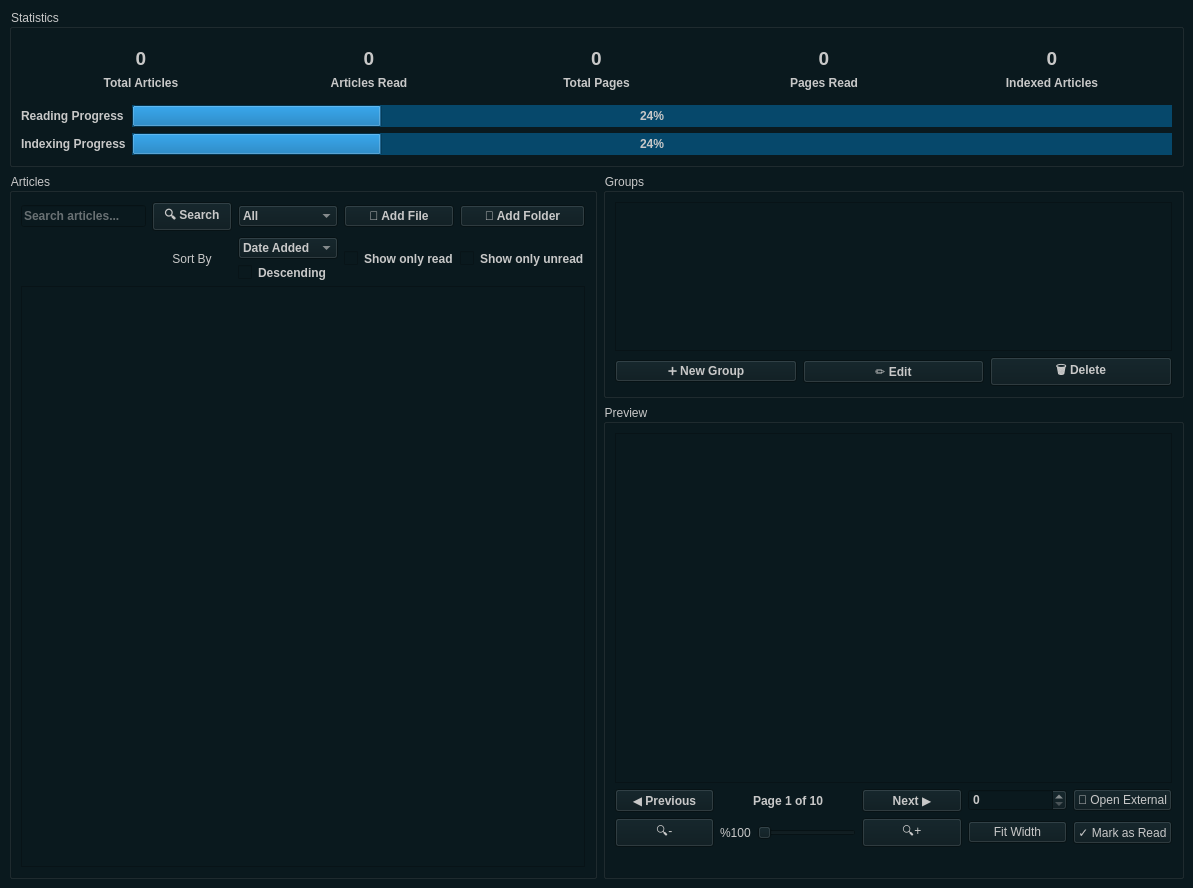
<?xml version="1.0" encoding="UTF-8"?>
<ui version="4.0">
 <class>MainWindow</class>
 <widget class="QMainWindow" name="MainWindow">
  <property name="geometry">
   <rect>
    <x>0</x>
    <y>0</y>
    <width>1193</width>
    <height>888</height>
   </rect>
  </property>
  <property name="windowTitle">
   <string>Readticle</string>
  </property>
  <property name="styleSheet">
   <string notr="true">background-color: rgb(10, 25, 30);
color:rgb(200,200,200);
border-color:rgb(200,200,200);</string>
  </property>
  <widget class="QWidget" name="centralwidget">
   <layout class="QGridLayout" name="gridLayout">
    <item row="0" column="0" colspan="2">
     <widget class="QGroupBox" name="statisticsgroupBox">
      <property name="title">
       <string>Statistics</string>
      </property>
      <layout class="QGridLayout" name="gridLayout_2">
       <item row="2" column="1">
        <widget class="QProgressBar" name="indexingprogressBar">
         <property name="font">
          <font>
           <weight>75</weight>
           <bold>true</bold>
          </font>
         </property>
         <property name="styleSheet">
          <string notr="true">background-color: rgb(6, 72, 107);</string>
         </property>
         <property name="value">
          <number>24</number>
         </property>
         <property name="alignment">
          <set>Qt::AlignCenter</set>
         </property>
        </widget>
       </item>
       <item row="1" column="1">
        <widget class="QProgressBar" name="readingprogressBar">
         <property name="font">
          <font>
           <weight>75</weight>
           <bold>true</bold>
          </font>
         </property>
         <property name="autoFillBackground">
          <bool>false</bool>
         </property>
         <property name="styleSheet">
          <string notr="true">background-color: rgb(6, 72, 107);</string>
         </property>
         <property name="value">
          <number>24</number>
         </property>
         <property name="alignment">
          <set>Qt::AlignCenter</set>
         </property>
         <property name="textVisible">
          <bool>true</bool>
         </property>
         <property name="invertedAppearance">
          <bool>false</bool>
         </property>
         <property name="textDirection">
          <enum>QProgressBar::TopToBottom</enum>
         </property>
        </widget>
       </item>
       <item row="1" column="0">
        <widget class="QLabel" name="label_5">
         <property name="font">
          <font>
           <weight>75</weight>
           <bold>true</bold>
          </font>
         </property>
         <property name="text">
          <string>Reading Progress</string>
         </property>
        </widget>
       </item>
       <item row="2" column="0">
        <widget class="QLabel" name="label_6">
         <property name="font">
          <font>
           <weight>75</weight>
           <bold>true</bold>
          </font>
         </property>
         <property name="text">
          <string>Indexing Progress</string>
         </property>
        </widget>
       </item>
       <item row="0" column="0" colspan="2">
        <widget class="QWidget" name="widget" native="true">
         <layout class="QGridLayout" name="gridLayout_3">
          <item row="0" column="0">
           <widget class="QLabel" name="totalArticleslabel">
            <property name="font">
             <font>
              <pointsize>14</pointsize>
              <weight>75</weight>
              <bold>true</bold>
             </font>
            </property>
            <property name="text">
             <string>0</string>
            </property>
            <property name="alignment">
             <set>Qt::AlignCenter</set>
            </property>
           </widget>
          </item>
          <item row="1" column="0">
           <widget class="QLabel" name="label">
            <property name="font">
             <font>
              <weight>75</weight>
              <bold>true</bold>
             </font>
            </property>
            <property name="text">
             <string>Total Articles</string>
            </property>
            <property name="alignment">
             <set>Qt::AlignCenter</set>
            </property>
           </widget>
          </item>
          <item row="1" column="4">
           <widget class="QLabel" name="label_4">
            <property name="font">
             <font>
              <weight>75</weight>
              <bold>true</bold>
             </font>
            </property>
            <property name="text">
             <string>Indexed Articles</string>
            </property>
            <property name="alignment">
             <set>Qt::AlignCenter</set>
            </property>
           </widget>
          </item>
          <item row="0" column="1">
           <widget class="QLabel" name="articlesReadlabel">
            <property name="font">
             <font>
              <pointsize>14</pointsize>
              <weight>75</weight>
              <bold>true</bold>
             </font>
            </property>
            <property name="text">
             <string>0</string>
            </property>
            <property name="alignment">
             <set>Qt::AlignCenter</set>
            </property>
           </widget>
          </item>
          <item row="0" column="2">
           <widget class="QLabel" name="totalPageslabel">
            <property name="font">
             <font>
              <pointsize>14</pointsize>
              <weight>75</weight>
              <bold>true</bold>
             </font>
            </property>
            <property name="text">
             <string>0</string>
            </property>
            <property name="alignment">
             <set>Qt::AlignCenter</set>
            </property>
           </widget>
          </item>
          <item row="1" column="2">
           <widget class="QLabel" name="label_3">
            <property name="font">
             <font>
              <weight>75</weight>
              <bold>true</bold>
             </font>
            </property>
            <property name="text">
             <string>Total Pages</string>
            </property>
            <property name="alignment">
             <set>Qt::AlignCenter</set>
            </property>
           </widget>
          </item>
          <item row="0" column="4">
           <widget class="QLabel" name="indexedArticleslabel">
            <property name="font">
             <font>
              <pointsize>14</pointsize>
              <weight>75</weight>
              <bold>true</bold>
             </font>
            </property>
            <property name="text">
             <string>0</string>
            </property>
            <property name="alignment">
             <set>Qt::AlignCenter</set>
            </property>
           </widget>
          </item>
          <item row="1" column="1">
           <widget class="QLabel" name="label_2">
            <property name="font">
             <font>
              <weight>75</weight>
              <bold>true</bold>
             </font>
            </property>
            <property name="text">
             <string>Articles Read</string>
            </property>
            <property name="alignment">
             <set>Qt::AlignCenter</set>
            </property>
           </widget>
          </item>
          <item row="1" column="3">
           <widget class="QLabel" name="label_7">
            <property name="font">
             <font>
              <weight>75</weight>
              <bold>true</bold>
             </font>
            </property>
            <property name="text">
             <string>Pages Read</string>
            </property>
            <property name="alignment">
             <set>Qt::AlignCenter</set>
            </property>
           </widget>
          </item>
          <item row="0" column="3">
           <widget class="QLabel" name="pagesReadlabel">
            <property name="font">
             <font>
              <pointsize>14</pointsize>
              <weight>75</weight>
              <bold>true</bold>
             </font>
            </property>
            <property name="text">
             <string>0</string>
            </property>
            <property name="alignment">
             <set>Qt::AlignCenter</set>
            </property>
           </widget>
          </item>
         </layout>
        </widget>
       </item>
      </layout>
     </widget>
    </item>
    <item row="3" column="1">
     <widget class="QGroupBox" name="previewgroupBox">
      <property name="title">
       <string>Preview</string>
      </property>
      <layout class="QGridLayout" name="gridLayout_7">
       <item row="5" column="3">
        <spacer name="horizontalSpacer_3">
         <property name="orientation">
          <enum>Qt::Horizontal</enum>
         </property>
         <property name="sizeHint" stdset="0">
          <size>
           <width>40</width>
           <height>20</height>
          </size>
         </property>
        </spacer>
       </item>
       <item row="2" column="4">
        <widget class="QSpinBox" name="pagespinBox">
         <property name="font">
          <font>
           <weight>75</weight>
           <bold>true</bold>
          </font>
         </property>
        </widget>
       </item>
       <item row="3" column="0">
        <widget class="QPushButton" name="zoomOutpushButton">
         <property name="cursor">
          <cursorShape>PointingHandCursor</cursorShape>
         </property>
         <property name="text">
          <string>🔍-</string>
         </property>
        </widget>
       </item>
       <item row="3" column="1">
        <widget class="QLabel" name="zoomlabel">
         <property name="text">
          <string>%100</string>
         </property>
        </widget>
       </item>
       <item row="5" column="5">
        <spacer name="horizontalSpacer_4">
         <property name="orientation">
          <enum>Qt::Horizontal</enum>
         </property>
         <property name="sizeHint" stdset="0">
          <size>
           <width>40</width>
           <height>20</height>
          </size>
         </property>
        </spacer>
       </item>
       <item row="2" column="0">
        <widget class="QPushButton" name="previouspushButton">
         <property name="font">
          <font>
           <weight>75</weight>
           <bold>true</bold>
          </font>
         </property>
         <property name="cursor">
          <cursorShape>PointingHandCursor</cursorShape>
         </property>
         <property name="text">
          <string>◀ Previous</string>
         </property>
        </widget>
       </item>
       <item row="5" column="0">
        <spacer name="horizontalSpacer_2">
         <property name="orientation">
          <enum>Qt::Horizontal</enum>
         </property>
         <property name="sizeHint" stdset="0">
          <size>
           <width>40</width>
           <height>20</height>
          </size>
         </property>
        </spacer>
       </item>
       <item row="3" column="4">
        <widget class="QPushButton" name="fitWidthpushButton">
         <property name="cursor">
          <cursorShape>PointingHandCursor</cursorShape>
         </property>
         <property name="text">
          <string>Fit Width</string>
         </property>
        </widget>
       </item>
       <item row="3" column="2">
        <widget class="QSlider" name="zoomhorizontalSlider">
         <property name="cursor">
          <cursorShape>PointingHandCursor</cursorShape>
         </property>
         <property name="orientation">
          <enum>Qt::Horizontal</enum>
         </property>
        </widget>
       </item>
       <item row="2" column="1" colspan="2">
        <widget class="QLabel" name="pageNumlabel">
         <property name="font">
          <font>
           <weight>75</weight>
           <bold>true</bold>
          </font>
         </property>
         <property name="text">
          <string>Page 1 of 10</string>
         </property>
         <property name="alignment">
          <set>Qt::AlignCenter</set>
         </property>
        </widget>
       </item>
       <item row="2" column="3">
        <widget class="QPushButton" name="nextpushButton">
         <property name="font">
          <font>
           <weight>75</weight>
           <bold>true</bold>
          </font>
         </property>
         <property name="cursor">
          <cursorShape>PointingHandCursor</cursorShape>
         </property>
         <property name="text">
          <string>Next ▶</string>
         </property>
        </widget>
       </item>
       <item row="3" column="3">
        <widget class="QPushButton" name="zoomInpushButton">
         <property name="cursor">
          <cursorShape>PointingHandCursor</cursorShape>
         </property>
         <property name="text">
          <string>🔍+</string>
         </property>
        </widget>
       </item>
       <item row="5" column="4">
        <spacer name="horizontalSpacer_5">
         <property name="orientation">
          <enum>Qt::Horizontal</enum>
         </property>
         <property name="sizeHint" stdset="0">
          <size>
           <width>40</width>
           <height>20</height>
          </size>
         </property>
        </spacer>
       </item>
       <item row="1" column="0" colspan="6">
        <widget class="QScrollArea" name="previewscrollArea">
         <property name="minimumSize">
          <size>
           <width>300</width>
           <height>350</height>
          </size>
         </property>
         <property name="widgetResizable">
          <bool>true</bool>
         </property>
         <widget class="QWidget" name="scrollAreaWidgetContents">
          <property name="geometry">
           <rect>
            <x>0</x>
            <y>0</y>
            <width>502</width>
            <height>348</height>
           </rect>
          </property>
          <layout class="QGridLayout" name="gridLayout_8">
           <item row="0" column="0">
            <widget class="QLabel" name="previewlabel">
             <property name="text">
              <string/>
             </property>
            </widget>
           </item>
          </layout>
         </widget>
        </widget>
       </item>
       <item row="5" column="1" colspan="2">
        <spacer name="horizontalSpacer">
         <property name="orientation">
          <enum>Qt::Horizontal</enum>
         </property>
         <property name="sizeHint" stdset="0">
          <size>
           <width>40</width>
           <height>20</height>
          </size>
         </property>
        </spacer>
       </item>
       <item row="2" column="5">
        <widget class="QPushButton" name="openExternalpushButton">
         <property name="cursor">
          <cursorShape>PointingHandCursor</cursorShape>
         </property>
         <property name="text">
          <string>📖 Open External</string>
         </property>
        </widget>
       </item>
       <item row="3" column="5">
        <widget class="QPushButton" name="markAsReadpushButton">
         <property name="cursor">
          <cursorShape>PointingHandCursor</cursorShape>
         </property>
         <property name="text">
          <string>✓ Mark as Read</string>
         </property>
        </widget>
       </item>
      </layout>
     </widget>
    </item>
    <item row="2" column="0" rowspan="2">
     <widget class="QGroupBox" name="articlesgroupBox">
      <property name="title">
       <string>Articles</string>
      </property>
      <layout class="QGridLayout" name="gridLayout_4">
       <item row="1" column="2">
        <widget class="QComboBox" name="sortcomboBox">
         <property name="font">
          <font>
           <weight>75</weight>
           <bold>true</bold>
          </font>
         </property>
         <property name="cursor">
          <cursorShape>PointingHandCursor</cursorShape>
         </property>
         <item>
          <property name="text">
           <string>Date Added</string>
          </property>
         </item>
         <item>
          <property name="text">
           <string>Title</string>
          </property>
         </item>
         <item>
          <property name="text">
           <string>Pages</string>
          </property>
         </item>
         <item>
          <property name="text">
           <string>Read Status</string>
          </property>
         </item>
        </widget>
       </item>
       <item row="0" column="4">
        <widget class="QPushButton" name="addFolderpushButton">
         <property name="font">
          <font>
           <weight>75</weight>
           <bold>true</bold>
          </font>
         </property>
         <property name="cursor">
          <cursorShape>PointingHandCursor</cursorShape>
         </property>
         <property name="text">
          <string>📁 Add Folder</string>
         </property>
        </widget>
       </item>
       <item row="0" column="3">
        <widget class="QPushButton" name="addFilepushButton">
         <property name="font">
          <font>
           <weight>75</weight>
           <bold>true</bold>
          </font>
         </property>
         <property name="cursor">
          <cursorShape>PointingHandCursor</cursorShape>
         </property>
         <property name="text">
          <string>📄 Add File</string>
         </property>
        </widget>
       </item>
       <item row="0" column="0">
        <widget class="QLineEdit" name="searchlineEdit">
         <property name="font">
          <font>
           <weight>75</weight>
           <bold>true</bold>
          </font>
         </property>
         <property name="placeholderText">
          <string>Search articles...</string>
         </property>
         <property name="clearButtonEnabled">
          <bool>true</bool>
         </property>
        </widget>
       </item>
       <item row="0" column="1">
        <widget class="QPushButton" name="searchpushButton">
         <property name="font">
          <font>
           <weight>75</weight>
           <bold>true</bold>
          </font>
         </property>
         <property name="cursor">
          <cursorShape>PointingHandCursor</cursorShape>
         </property>
         <property name="text">
          <string>🔍 Search</string>
         </property>
        </widget>
       </item>
       <item row="3" column="0" colspan="5">
        <widget class="QListWidget" name="articleslistWidget">
         <property name="font">
          <font>
           <weight>50</weight>
           <bold>false</bold>
          </font>
         </property>
        </widget>
       </item>
       <item row="0" column="2">
        <widget class="QComboBox" name="searchcomboBox">
         <property name="font">
          <font>
           <weight>75</weight>
           <bold>true</bold>
          </font>
         </property>
         <property name="cursor">
          <cursorShape>PointingHandCursor</cursorShape>
         </property>
         <item>
          <property name="text">
           <string>All</string>
          </property>
         </item>
         <item>
          <property name="text">
           <string>Title</string>
          </property>
         </item>
         <item>
          <property name="text">
           <string>Content</string>
          </property>
         </item>
         <item>
          <property name="text">
           <string>Keywords</string>
          </property>
         </item>
        </widget>
       </item>
       <item row="2" column="2">
        <widget class="QCheckBox" name="checkBox">
         <property name="font">
          <font>
           <weight>75</weight>
           <bold>true</bold>
          </font>
         </property>
         <property name="text">
          <string>Descending</string>
         </property>
        </widget>
       </item>
       <item row="1" column="1" rowspan="2">
        <widget class="QLabel" name="label_8">
         <property name="text">
          <string>Sort By</string>
         </property>
         <property name="alignment">
          <set>Qt::AlignCenter</set>
         </property>
        </widget>
       </item>
       <item row="1" column="3" rowspan="2">
        <widget class="QCheckBox" name="showOnlyReadcheckBox">
         <property name="font">
          <font>
           <weight>75</weight>
           <bold>true</bold>
          </font>
         </property>
         <property name="cursor">
          <cursorShape>PointingHandCursor</cursorShape>
         </property>
         <property name="text">
          <string>Show only read</string>
         </property>
        </widget>
       </item>
       <item row="1" column="4" rowspan="2">
        <widget class="QCheckBox" name="showOnlyUnreadcheckBox">
         <property name="font">
          <font>
           <weight>75</weight>
           <bold>true</bold>
          </font>
         </property>
         <property name="text">
          <string>Show only unread</string>
         </property>
        </widget>
       </item>
      </layout>
     </widget>
    </item>
    <item row="2" column="1">
     <widget class="QGroupBox" name="groupsgroupBox">
      <property name="title">
       <string>Groups</string>
      </property>
      <layout class="QGridLayout" name="gridLayout_5">
       <item row="1" column="1">
        <widget class="QPushButton" name="editpushButton">
         <property name="font">
          <font>
           <weight>75</weight>
           <bold>true</bold>
          </font>
         </property>
         <property name="cursor">
          <cursorShape>PointingHandCursor</cursorShape>
         </property>
         <property name="text">
          <string>✏️ Edit</string>
         </property>
        </widget>
       </item>
       <item row="1" column="0">
        <widget class="QPushButton" name="newGrouppushButton">
         <property name="font">
          <font>
           <weight>75</weight>
           <bold>true</bold>
          </font>
         </property>
         <property name="cursor">
          <cursorShape>PointingHandCursor</cursorShape>
         </property>
         <property name="text">
          <string>➕ New Group</string>
         </property>
        </widget>
       </item>
       <item row="1" column="2">
        <widget class="QPushButton" name="deletepushButton">
         <property name="font">
          <font>
           <weight>75</weight>
           <bold>true</bold>
          </font>
         </property>
         <property name="cursor">
          <cursorShape>PointingHandCursor</cursorShape>
         </property>
         <property name="text">
          <string>🗑️ Delete</string>
         </property>
        </widget>
       </item>
       <item row="0" column="0" colspan="3">
        <widget class="QListWidget" name="groupslistWidget">
         <property name="font">
          <font>
           <weight>50</weight>
           <bold>false</bold>
          </font>
         </property>
        </widget>
       </item>
      </layout>
     </widget>
    </item>
   </layout>
  </widget>
  <widget class="QMenuBar" name="menubar">
   <property name="geometry">
    <rect>
     <x>0</x>
     <y>0</y>
     <width>1193</width>
     <height>26</height>
    </rect>
   </property>
  </widget>
 </widget>
 <resources/>
 <connections/>
</ui>
